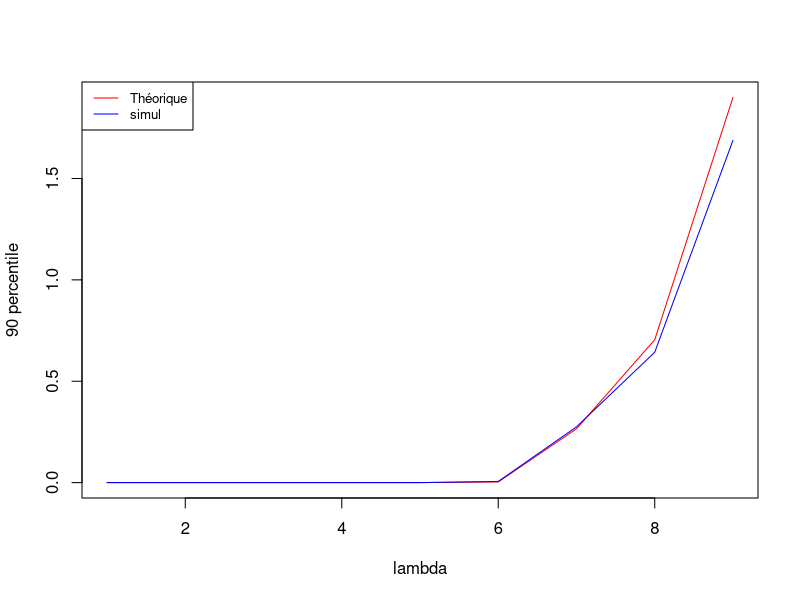

Write R code to recreate this figure.
g = read.table("tempstheo1.txt")
jpeg("90theosimu.jpg")
lambda=g$V1
moy1=g$V3


h=read.table("Temps1.txt")
moy2=h$V3

plot(lambda,moy1,type="l",,xlab="lambda",ylab="90 percentile",col="red")
lines(lambda,moy2,type="l",col="blue")
legend("topleft",legend=c("Théorique","simul"),col=c("red","blue"),lty=1:1,cex=0.8)

dev.off()
